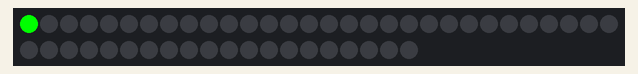
A sketch run on a simulated Arduino Uno, built with avr-gcc and run on an emulated ATmega328P. On the bench: 50 RGB LEDs in strip order, left to right, continuing on the next row.

Above: at 0.01 s.
At 5.13 s:
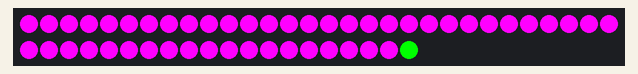
At 9.94 s:
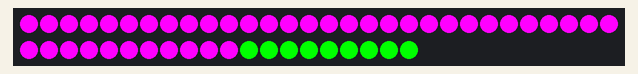
At 19.89 s:
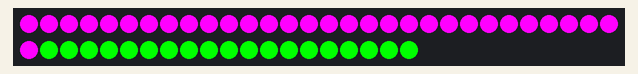
At 29.83 s:
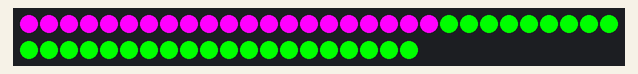
At 39.88 s:
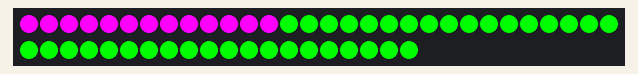

The sketch:

Led_Strip_Control.ino
```cpp
#include <FastLED.h>

#define LED_PIN 4
#define NUM_LEDS 50

CRGB leds[NUM_LEDS];

void setup() {
  FastLED.addLeds<WS2812B, LED_PIN, GRB>(leds, NUM_LEDS);
  FastLED.clear();
  FastLED.show();
}

void loop() {
  for (int j = 0; j < NUM_LEDS; j++) {
    leds[j] = CRGB(0, 255, 0);
    FastLED.show();
    delay(50);
  }
  delay(10);

  for (int j = 0; j < NUM_LEDS; j++) {
    leds[j] = CRGB(255, 0, 255);
    FastLED.show();
    delay(50);
  }
  delay(10);
}
```
